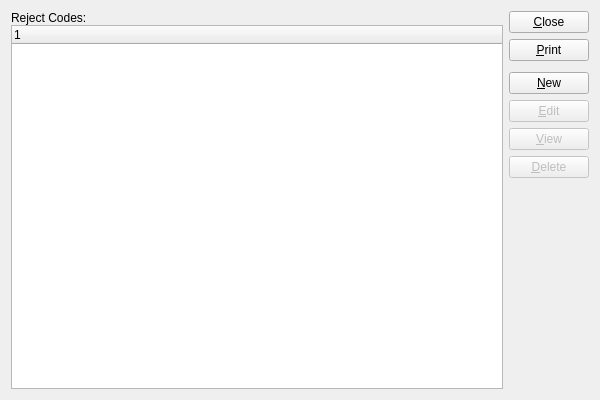
<?xml version="1.0" encoding="UTF-8"?>
<ui version="4.0">
 <comment>This file is part of the xTuple ERP: PostBooks Edition, a free and
open source Enterprise Resource Planning software suite,
Copyright (c) 1999-2011 by OpenMFG LLC, d/b/a xTuple.
It is licensed to you under the Common Public Attribution License
version 1.0, the full text of which (including xTuple-specific Exhibits)
is available at www.xtuple.com/CPAL.  By using this software, you agree
to be bound by its terms.</comment>
 <class>rejectCodes</class>
 <widget class="QWidget" name="rejectCodes">
  <property name="geometry">
   <rect>
    <x>0</x>
    <y>0</y>
    <width>600</width>
    <height>400</height>
   </rect>
  </property>
  <property name="windowTitle">
   <string>List Reject Codes</string>
  </property>
  <layout class="QGridLayout" name="gridLayout">
   <item row="0" column="0">
    <layout class="QVBoxLayout">
     <property name="spacing">
      <number>0</number>
     </property>
     <item>
      <widget class="QLabel" name="_rejectCodeLit">
       <property name="text">
        <string>Reject Codes:</string>
       </property>
      </widget>
     </item>
     <item>
      <widget class="XTreeWidget" name="_rjctcode"/>
     </item>
    </layout>
   </item>
   <item row="0" column="1">
    <layout class="QVBoxLayout" name="verticalLayout">
     <item>
      <widget class="QPushButton" name="_close">
       <property name="text">
        <string>&amp;Close</string>
       </property>
      </widget>
     </item>
     <item>
      <widget class="QPushButton" name="_print">
       <property name="text">
        <string>&amp;Print</string>
       </property>
      </widget>
     </item>
     <item>
      <spacer name="verticalSpacer">
       <property name="orientation">
        <enum>Qt::Vertical</enum>
       </property>
       <property name="sizeType">
        <enum>QSizePolicy::Preferred</enum>
       </property>
       <property name="sizeHint" stdset="0">
        <size>
         <width>20</width>
         <height>5</height>
        </size>
       </property>
      </spacer>
     </item>
     <item>
      <widget class="QPushButton" name="_new">
       <property name="text">
        <string>&amp;New</string>
       </property>
      </widget>
     </item>
     <item>
      <widget class="QPushButton" name="_edit">
       <property name="enabled">
        <bool>false</bool>
       </property>
       <property name="text">
        <string>&amp;Edit</string>
       </property>
      </widget>
     </item>
     <item>
      <widget class="QPushButton" name="_view">
       <property name="enabled">
        <bool>false</bool>
       </property>
       <property name="text">
        <string>&amp;View</string>
       </property>
      </widget>
     </item>
     <item>
      <widget class="QPushButton" name="_delete">
       <property name="enabled">
        <bool>false</bool>
       </property>
       <property name="text">
        <string>&amp;Delete</string>
       </property>
      </widget>
     </item>
     <item>
      <spacer name="Spacer34">
       <property name="orientation">
        <enum>Qt::Vertical</enum>
       </property>
       <property name="sizeType">
        <enum>QSizePolicy::Expanding</enum>
       </property>
       <property name="sizeHint" stdset="0">
        <size>
         <width>20</width>
         <height>20</height>
        </size>
       </property>
      </spacer>
     </item>
    </layout>
   </item>
  </layout>
 </widget>
 <layoutdefault spacing="6" margin="11"/>
 <pixmapfunction>qPixmapFromMimeSource</pixmapfunction>
 <customwidgets>
  <customwidget>
   <class>XTreeWidget</class>
   <extends>QTreeWidget</extends>
   <header>xtreewidget.h</header>
   <container>1</container>
  </customwidget>
 </customwidgets>
 <tabstops>
  <tabstop>_rjctcode</tabstop>
  <tabstop>_new</tabstop>
  <tabstop>_edit</tabstop>
  <tabstop>_view</tabstop>
  <tabstop>_delete</tabstop>
  <tabstop>_print</tabstop>
  <tabstop>_close</tabstop>
 </tabstops>
 <includes>
  <include location="global">parameter.h</include>
 </includes>
 <resources/>
 <connections>
  <connection>
   <sender>_rjctcode</sender>
   <signal>valid(bool)</signal>
   <receiver>_view</receiver>
   <slot>setEnabled(bool)</slot>
   <hints>
    <hint type="sourcelabel">
     <x>20</x>
     <y>20</y>
    </hint>
    <hint type="destinationlabel">
     <x>20</x>
     <y>20</y>
    </hint>
   </hints>
  </connection>
  <connection>
   <sender>_close</sender>
   <signal>clicked()</signal>
   <receiver>rejectCodes</receiver>
   <slot>close()</slot>
   <hints>
    <hint type="sourcelabel">
     <x>20</x>
     <y>20</y>
    </hint>
    <hint type="destinationlabel">
     <x>20</x>
     <y>20</y>
    </hint>
   </hints>
  </connection>
 </connections>
</ui>
